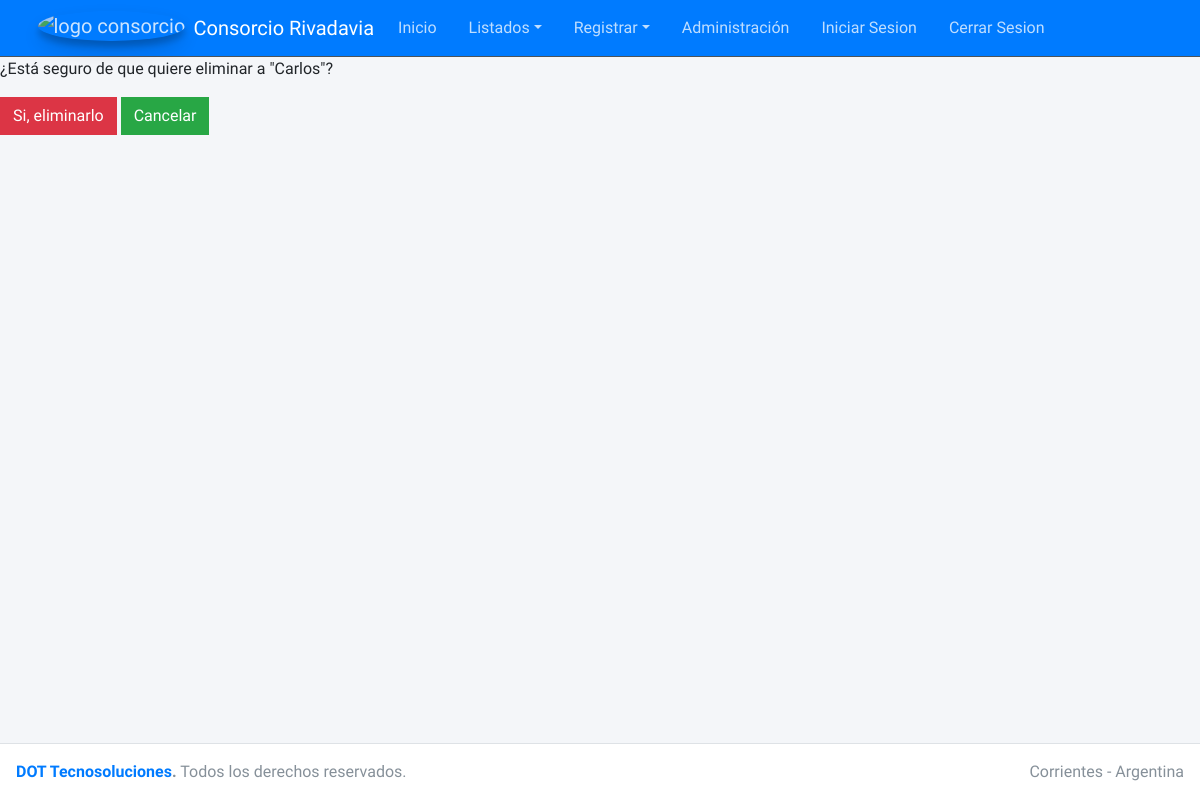
Page /consorcio/eliminar_inquilino/3 on the earlier database version.
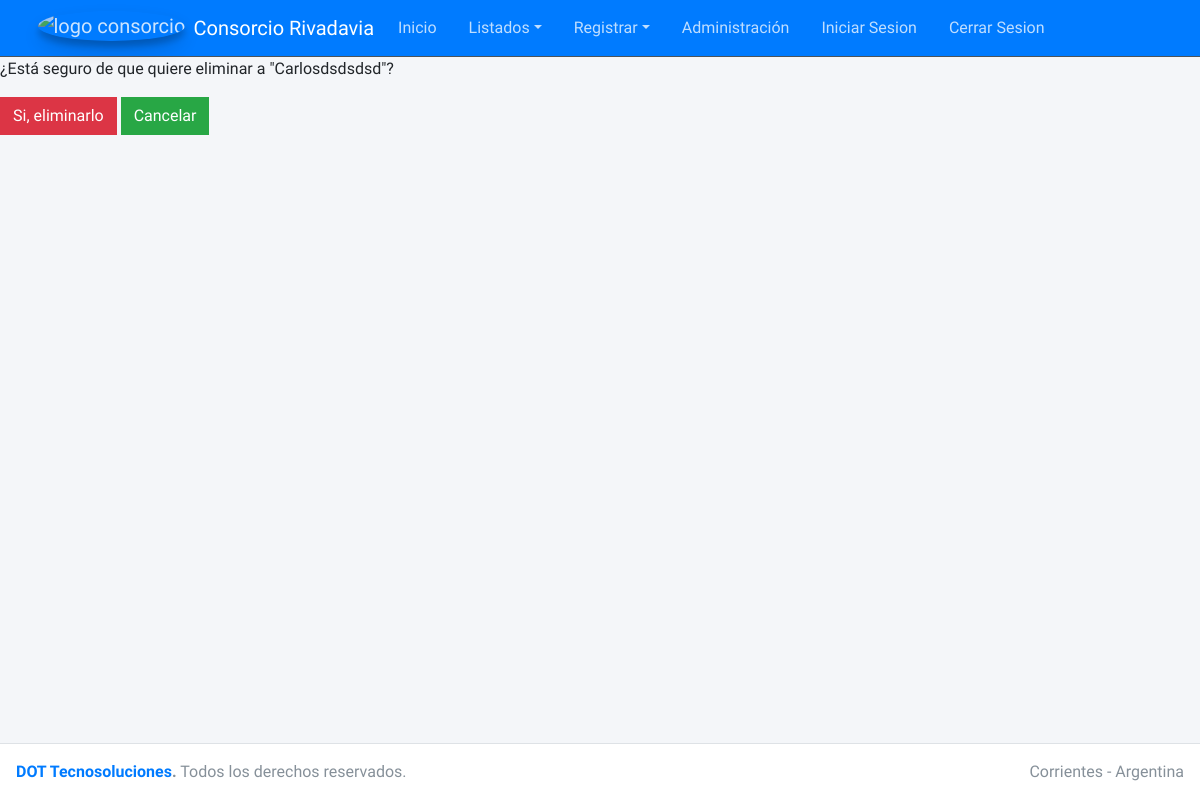
Same page on the later database version.
### casa/models.py (models this page shows, shortened)
class Inquilino(models.Model):
    nombre = models.CharField(max_length=30)
    apellido = models.CharField(max_length=30, blank=True)
    telefono = models.CharField(max_length=10, blank=True, null=True)
    email = models.EmailField(blank=True, null=True)
    CBU = models.CharField(max_length=22, blank=True, null=True)
    creado = models.DateTimeField(auto_now_add=True)
    modificado = models.DateTimeField(auto_now=True)
    class Meta:
        ordering = ['nombre']
        verbose_name = ("Inquilino")
        verbose_name_plural = ("Inquilinos")

### casa/views.py (the view)
# urls.py: path('eliminar_inquilino/<int:pk>', EliminarInquilino.as_view(), name='eliminarinquilino'),
class EliminarInquilino(DeleteView):
    model = Inquilino
    template_name = "inquilino_eliminar.html"
    success_url = reverse_lazy('inquilinos')

### casa/templates/inquilino_eliminar.html
{% extends 'home.html' %}
{% block content %}
<form method="post">{% csrf_token %}
    <p>¿Está seguro de que quiere eliminar a "{{ inquilino.nombre }}"?</p>
    <button class="btn btn-danger btn-flat" type="submit"> Si, eliminarlo</button>
    <a class="btn btn-success btn-flat" href="  {% url 'inquilinos' %} ">Cancelar</a>
</form>
{% endblock content %}

Differences in the rows shown:
changed Inquilino: nombre "Carlos" → "Carlosdsdsdsd"
